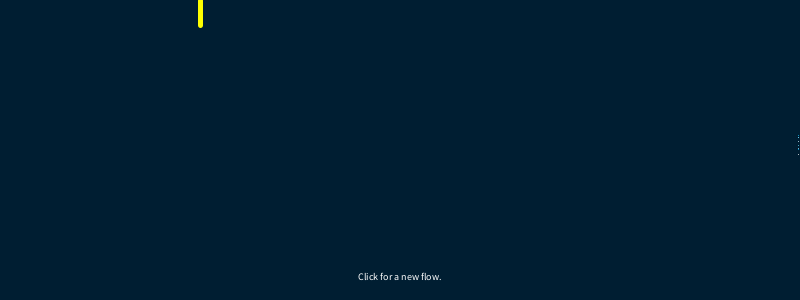
Frame 1 (no input)
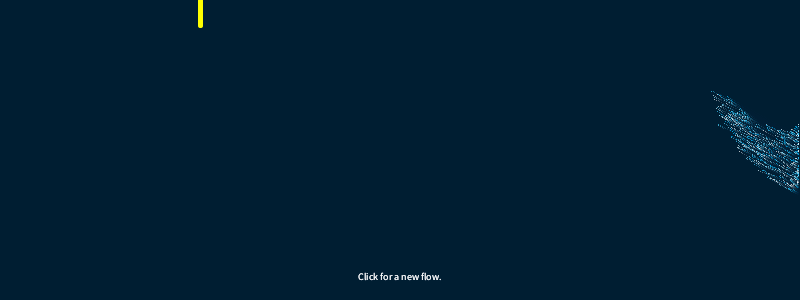
Frame 60 (the mouse pressed at the canvas centre just before this capture)
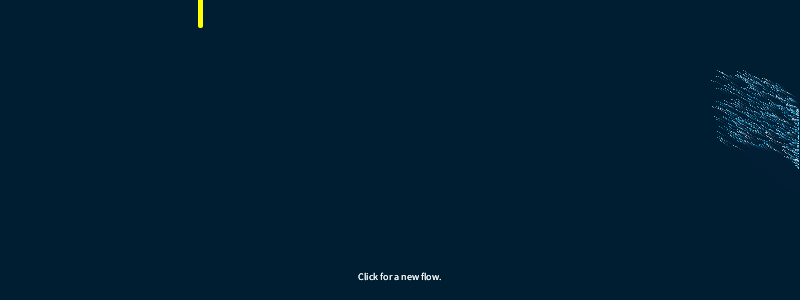
Frame 120 (the mouse held since frame 60 and released just before this capture)

The Processing sketch that drew these frames (run headless with seeded random() and noise(); from frame 60 on, the mouse is pressed at the canvas centre):

// Processing sketch: nagarerumizu
// ── nagarerumizu.pde
/*
Flow field waterfall

Particles are driven by a flow field until it reaches the yellow line.
Then their dynamics are enabled and take over to make them fall.
Inspired by Robert D'arcy's sketch Surfs up (openprocessing.org/sketch/298646)

Controls:
    - Click to change to the next flow preset.
    - Move mouse along the width to set where gravity takes over.
    
Author:
  Jason Labbe

Site:
  jasonlabbe3d.com
*/


// Global variables
ArrayList<Pixel> allPixels = new ArrayList<Pixel>();
ArrayList<PVector> flowField = new ArrayList<PVector>();
ArrayList<ArrayList<PVector>> flowFieldPresets = new ArrayList<ArrayList<PVector>>();
int presetIndex = 0;
int columnCount = 10;
int columnSize;
int particlesPerFrame = 8;
int activatorPosX = 200;


class Pixel {
  PVector pos = new PVector(0, 0);
  PVector vel = new PVector(0, 0);
  PVector acc = new PVector(0, 0);
  color pixelColor;
  float speed = 1.0;
  boolean active = false;
  float fallRate = 0;
  float speedLimit = 1.0;
  
  Pixel(int x, int y, color inputColor) {
    this.pos.set(x, y);
    this.pixelColor = inputColor;
  }
  
  int getColumnIndex() {
    int index = (int)this.pos.x/columnSize;
    return index;
  }
  
  void draw() {
    strokeWeight(1);
    stroke(this.pixelColor);
    point(this.pos.x, this.pos.y);
  }
}


void setup() {
  size(800, 300);
  noFill();
  background(0, 30, 50);
  
  columnSize = width/columnCount;
  
  float[] preset1 = new float[] {-1.0, 1.0, -1.0, 1.0, -1.0, 1.0, -1.0, 1.0, -1.0, 0.5};
  float[] preset2 = new float[] {0, -0.3, -0.2, -0.1, 0, 1.0, 1.25, -1.0, -1.0, 0.5};
  float[] preset3 = new float[] {0, 0.5, 0.25, -0.4, 1.15, -1.35, 0.25, 0.75, 0.5, 0};
  float[] preset4 = new float[] {-0.5, 0.5, -0.5, 0.5, -1, -0.2, -0.4, 0, 0, 0.75};
  float[] preset5 = new float[] {1.25, -1.25, 1.25, -1.25, 1.25, -1.25, 1.25, -1.25, 1.25, -0.25};
  float[] preset6 = new float[] {-0.8, 1.0, -1.2, 1.3, -1.2, 1.0, -0.8, 0.6, -0.4, 0.2};
  
  addFlowPreset(preset1);
  addFlowPreset(preset2);
  addFlowPreset(preset3);
  addFlowPreset(preset4);
  addFlowPreset(preset5);
  addFlowPreset(preset6);
}


void addFlowPreset(float[] rotateValues) {
  ArrayList<PVector> preset = new ArrayList<PVector>();
  
  // Point left and rotate from that axis
  for (int i = 0; i < rotateValues.length; i++) {
    PVector direction = new PVector(-1, 0);
    rotateVector(direction, rotateValues[i]);
    direction.normalize();
    preset.add(direction);
  }
  
  flowFieldPresets.add(preset);
}


// PVector.rotate() doesn't work in js mode.
void rotateVector(PVector vec, float angle) {
  float prevX = vec.x;
  vec.x = vec.x*cos(angle) - vec.y*sin(angle);
  vec.y = prevX*sin(angle) + vec.y*cos(angle);
}


void draw() {
  // Motion blur
  noStroke();
  fill(0, 30, 50, 80);
  rect(0, 0, width*2, height*2);
  
  // Create a new set of particles
  for (int x = 0; x < particlesPerFrame; x ++) {
    color pixelColor = color(255-(x*40), 255-(x*10), 255);
    float sourceHeight = (height/2)+sin(frameCount/20.0)*20;
    float pinch = 15+(sin(frameCount/50.0)*20);
    Pixel newPixel = new Pixel(width-1, (int)random(sourceHeight-pinch, sourceHeight+pinch), pixelColor);
    newPixel.speed = random(0.075, 0.1);
    newPixel.speedLimit = newPixel.speed * 20.0;
    newPixel.fallRate = random(0.05, 0.15);
    allPixels.add(newPixel);
  }
  
  for (int i = allPixels.size()-1; i > -1; i--) {
    Pixel p = allPixels.get(i);
    
    if (p.pos.x < (int)random(activatorPosX-50, activatorPosX)) {
      // Set as active if it goes pass the line
      p.active = true;
    } else if (p.pos.x < activatorPosX+80) {
      // Set a few as active if it's near the line for a nicer effect
      if ((int)random(0, 10000) < 10) {
        p.active = true;
      }
    }
    
    if (p.active) {
      // Drop with gravity
      PVector gravity = new PVector(0, p.fallRate);
      p.acc.add(gravity);
    } else {
      // Follow the flow field
      int index = (int)p.getColumnIndex();
      if (index < 0) { continue; }
      PVector direction = new PVector(flowFieldPresets.get(presetIndex).get(index).x, flowFieldPresets.get(presetIndex).get(index).y);
      direction.normalize();
      direction.mult(p.speed);
      p.acc.add(direction);
    }
    
    p.vel.add(p.acc);
    
    // Clamp to particle's speed limit
    if (! p.active) {
      if (p.vel.mag() > p.speedLimit) {
        p.vel.normalize();
        p.vel.mult(p.speedLimit);
      }
    }
    
    p.pos.add(p.vel);
    p.acc.mult(0);
    
    p.draw();
    
    // Kill particle if it goes off screen
    if (p.pos.x < 0 || p.pos.y > height+100) {
      allPixels.remove(p);
    }
  }
  
  // Draw line
  stroke(255, 255, 0);
  strokeWeight(5);
  line(activatorPosX, 0, activatorPosX, 25);
  
  // Draw tip
  fill(255);
  textSize(10);
  textAlign(CENTER);
  text("Click for a new flow.", width/2, height-20);
}


// Change to next preset
void mousePressed() {
  allPixels.clear();
  presetIndex += 1;
  if (presetIndex > flowFieldPresets.size()-1) { presetIndex = 0; }
}


void mouseMoved() {
  activatorPosX = mouseX;
}
